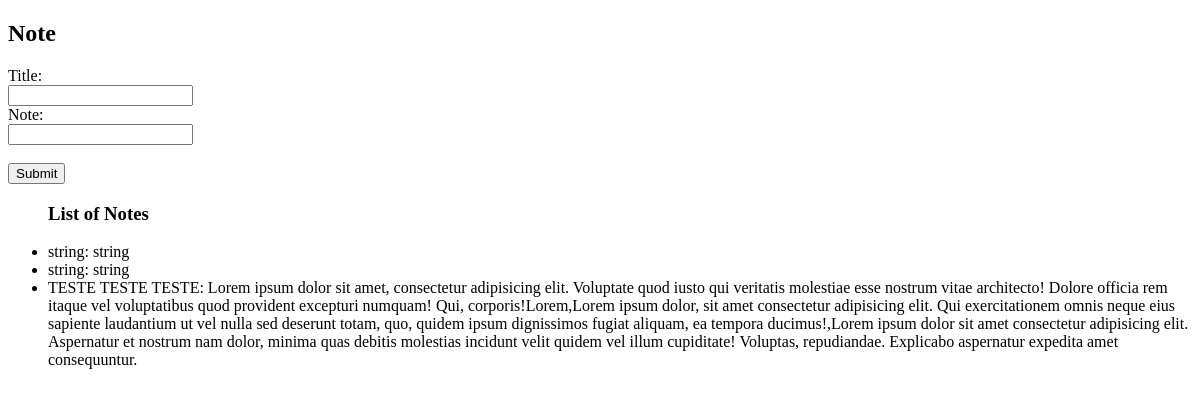
Before: /front/notes with the older database file.
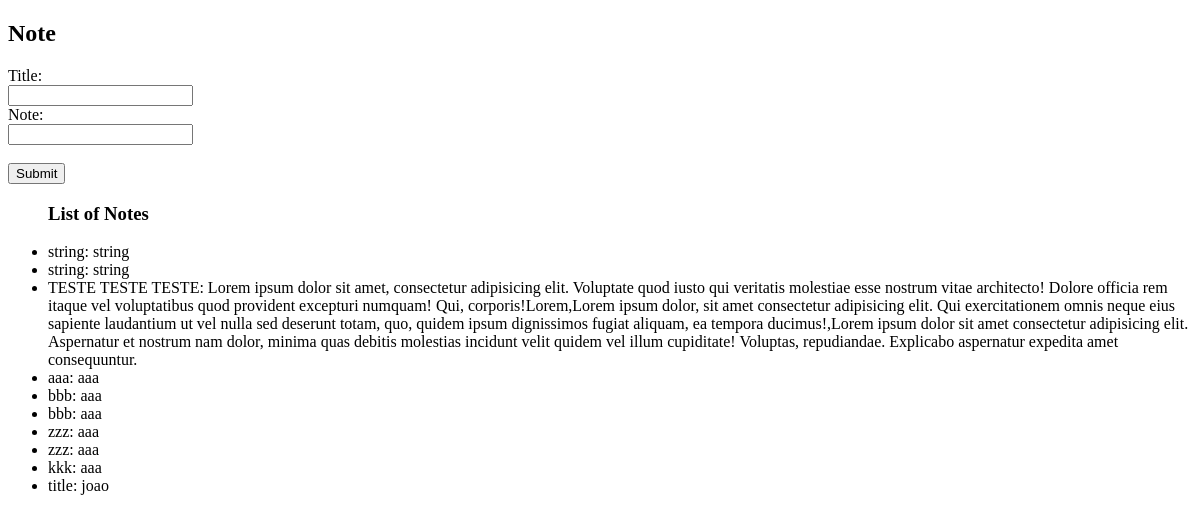
After: the same page with the newer database file.
### db/model.py (models this page shows)
@table_registry.mapped_as_dataclass
class Notes():
    __tablename__="Note_db"
    id:Mapped[int] = mapped_column("id",primary_key=True,autoincrement=True,init=False)
    title:Mapped[str] = mapped_column("title",nullable=False)
    text:Mapped[str] = mapped_column("text",nullable=False)
    created_at: Mapped[datetime] = mapped_column(
        init=False, server_default=func.now()
    )

### routes/front_form_router.py (the view)
@front_router.get("/notes")
def read_notes(request:Request,db_session:Session = Depends(get_conection)):
    notes = db_session.query(Notes).all()
    return templates.TemplateResponse("oi.html",{"request":request,"notes":notes})

### templates/oi.html
<!DOCTYPE html>
<html>
<body>
<h2>Note</h2>
<form action="/front/notes", method="post">
  <label for="title">Title:</label><br>
  <input type="text" id="title" name="title"><br>
  <label for="note">Note:</label><br>
  <input type="text" id="note" name="note"><br><br>
  <input type="submit" value="Submit">
</form>
<ul>
    <h3>List of Notes</h3>
    {% for note in notes %}
        <li>{{ note.title }}: {{ note.text }}</li>
    {% else %}
        <li>No notes available</li>
    {% endfor %}
</ul>
</body>
</html>

Changed rows visible on the page:
added Notes: title "aaa", text "aaa"
added Notes: title "bbb", text "aaa"
added Notes: title "bbb", text "aaa"
added Notes: title "zzz", text "aaa"
added Notes: title "zzz", text "aaa"
added Notes: title "kkk", text "aaa"
added Notes: title "title", text "joao"
